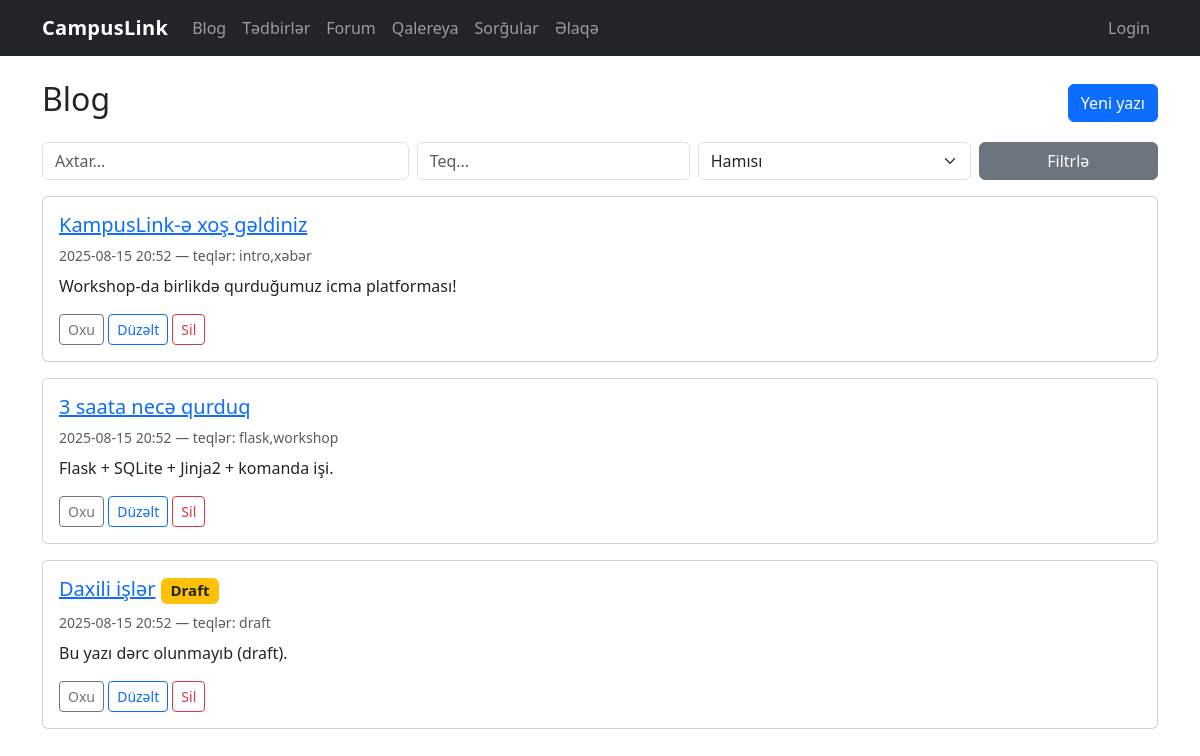
/blog/, run on an earlier commit of the app's database.
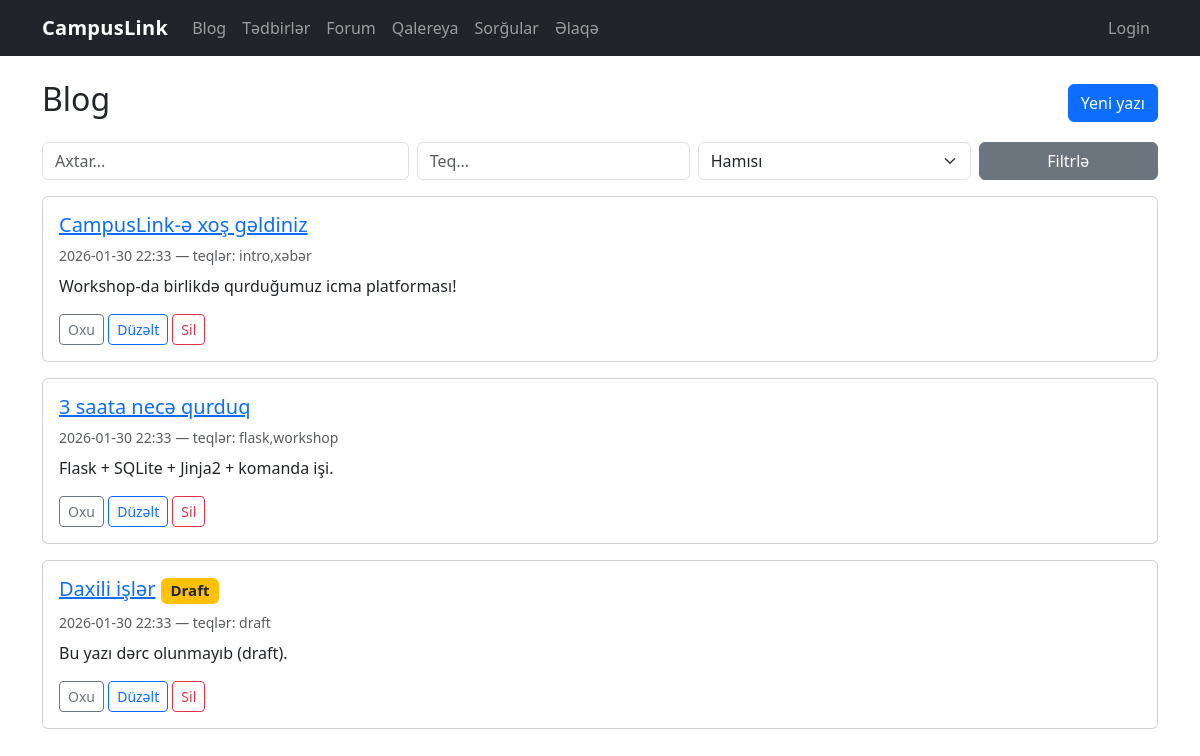
And on a later commit of the database.
### tables this page shows
CREATE TABLE blog_posts (
            id INTEGER PRIMARY KEY AUTOINCREMENT,
            title TEXT NOT NULL,
            content TEXT NOT NULL,
            tags TEXT,
            created_at TEXT NOT NULL,
            is_published INTEGER NOT NULL DEFAULT 1,
            slug TEXT UNIQUE
        );

### blog.py (the view)
@bp.route("/")
def list_posts():
    db = get_db()
    q = request.args.get("q", "").strip()
    tag = request.args.get("tag", "").strip()
    published = request.args.get("published", "").strip()
    page = int(request.args.get("page", 1))
    conditions = ["1=1"]
    params = []
    if q:
        conditions.append("(title LIKE ? OR content LIKE ?)")
        search_term = f"%{q}%"
        params.extend([search_term, search_term])
    if tag:
        conditions.append("tags LIKE ?")
        params.append(f"%{tag}%")
    if published == "1":
        conditions.append("is_published = 1")
    elif published == "0":
        conditions.append("is_published = 0")
    where_clause = " AND ".join(conditions)
    base_sql = f"SELECT * FROM blog_posts WHERE {where_clause} ORDER BY created_at DESC"
    sql_with_limit, limit, offset = paginate_query(base_sql, page, 5)
    params.extend([limit, offset])
    cursor = db.execute(sql_with_limit, params)
    posts = [dict(row) for row in cursor.fetchall()]
    return render_template("blog/list.html", posts=posts, q=q, tag=tag, published=published, page=page)

### database.py (called while the page is built)
def get_db():
    if "db" not in g:
        g.db = sqlite3.connect(DB_PATH)
        g.db.row_factory = sqlite3.Row
    return g.db

def paginate_query(base_sql: str, page: int, per_page: int):
    page = max(1, int(page or 1))
    per_page = max(1, min(100, int(per_page or 10)))
    offset = (page - 1) * per_page
    sql = f"{base_sql} LIMIT ? OFFSET ?"
    return sql, per_page, offset

### forum.py (called while the page is built, shortened)
def _current_user_display() -> str:
    role = session.get("role") or "guest"
    if role == "admin":
        return (session.get("admin_name") or session.get("user_name") or "Admin").strip() or "Admin"
    if role == "user":
        return (session.get("user_name") or "User").strip() or "User"
    return "Guest"

@bp.app_context_processor
def _inject_forum_auth():
    return {"forum_role": session.get("role") or "guest", "forum_name": _current_user_display()}

def ensure_forum_schema() -> None:
    global _schema_ready
    if _schema_ready:
        return

@bp.before_app_request
def _forum_schema_bootstrap():
    db = get_db()
    db.execute("PRAGMA foreign_keys = ON;")
    ensure_forum_schema()

### polls.py (called while the page is built)
@bp.before_app_request
def ensure_session():
    if "voter_id" not in session:
        session["voter_id"] = secrets.token_hex(8)
    return None

### templates/blog/list.html (shortened to what this page needs)
{% extends "base.html" %}
{% block content %}
<div class="d-flex justify-content-between align-items-center mb-3">
  <h2>Blog</h2>
  <a href="{{ url_for('blog.new_post') }}" class="btn btn-primary">Yeni yazı</a>
</div>
<form class="row g-2 mb-3">
  <div class="col-md-4"><input class="form-control" name="q" placeholder="Axtar..." value="{{ q or '' }}"></div>
  <div class="col-md-3"><input class="form-control" name="tag" placeholder="Teq..." value="{{ tag or '' }}"></div>
  <div class="col-md-3">
    <select name="published" class="form-select">
      <option value="">Hamısı</option>
    </select>
  </div>
  <div class="col-md-2"><button class="btn btn-secondary w-100">Filtrlə</button></div>
</form>
{% for p in posts %}
  <div class="card mb-3">
    <div class="card-body">
      <h5 class="card-title">
        <a href="{{ url_for('blog.detail', post_id=p['id']) }}">{{ p["title"] }}</a>
        {% if not p['is_published'] %}<span class="badge bg-warning text-dark">Draft</span>{% endif %}
      </h5>
      <div class="text-muted small mb-2">{{ p["created_at"] }} — teqlər: {{ p["tags"] or "—" }}</div>
      <p class="card-text">{{ p["content"][:200] }}{% if p["content"]|length > 200 %}...{% endif %}</p>
      <a class="btn btn-sm btn-outline-secondary" href="{{ url_for('blog.detail', post_id=p['id']) }}">Oxu</a>
      <a class="btn btn-sm btn-outline-primary" href="{{ url_for('blog.edit', post_id=p['id']) }}?password=admin123">Düzəlt</a>
      <a class="btn btn-sm btn-outline-danger" href="{{ url_for('blog.delete', post_id=p['id']) }}?password=admin123">Sil</a>
    </div>
  </div>
{% else %}
  <p>Heç nə tapılmadı.</p>
{% endfor %}
{% endblock %}

### templates/base.html (shortened to what this page needs)
<!doctype html>
<html lang="az">
  <head>
    <link href="https://cdn.jsdelivr.net/npm/bootstrap@5.3.3/dist/css/bootstrap.min.css" rel="stylesheet">
    <link href="{{ url_for('static', filename='style.css') }}" rel="stylesheet">
  </head>
  <body>
    <nav class="navbar navbar-expand-lg navbar-dark bg-dark">
      <div class="container">
        <a class="navbar-brand" href="{{ url_for('index') }}">CampusLink</a>
        <div id="nav" class="collapse navbar-collapse">
          <ul class="navbar-nav me-auto mb-2 mb-lg-0">
            <li class="nav-item"><a class="nav-link" href="{{ url_for('blog.list_posts') }}">Blog</a></li>
            <li class="nav-item"><a class="nav-link" href="{{ url_for('events.list_events') }}">Tədbirlər</a></li>
            <li class="nav-item"><a class="nav-link" href="{{ url_for('forum.list_topics') }}">Forum</a></li>
            <li class="nav-item"><a class="nav-link" href="{{ url_for('gallery.grid') }}">Qalereya</a></li>
            <li class="nav-item"><a class="nav-link" href="{{ url_for('polls.list_polls') }}">Sorğular</a></li>
            <li class="nav-item"><a class="nav-link" href="{{ url_for('feedback.contact') }}">Əlaqə</a></li>
          </ul>
          <ul class="navbar-nav ms-auto mb-2 mb-lg-0">
            {% set role = session.get("role") or "guest" %}
            {% if role == "guest" %}
              <li class="nav-item">
                <a class="nav-link" href="{{ url_for('forum.login', next=request.full_path) }}">Login</a>
              </li>
            {% endif %}
          </ul>
        </div>
      </div>
    </nav>
    <main class="container my-4">
      {% block content %}{% endblock %}
    </main>
  </body>
</html>

### static/style.css (style rules this page uses)
body { font-family: system-ui, -apple-system, "Segoe UI", Roboto, Ubuntu, "Helvetica Neue", Arial, "Noto Sans", "Apple Color Emoji", "Segoe UI Emoji"; }
.navbar-brand { font-weight: 700; letter-spacing: .3px; }

What changed in the data, as far as the page shows it:
changed blog_posts "Workshop-da birlikdə qurduğumuz icma platforması!": title "KampusLink-ə xoş gəldiniz" → "CampusLink-ə xoş gəldiniz"; created_at "2025-08-15 20:52" → "2026-01-30 22:33"
changed blog_posts "3 saata necə qurduq": created_at "2025-08-15 20:52" → "2026-01-30 22:33"
changed blog_posts "Daxili işlər": created_at "2025-08-15 20:52" → "2026-01-30 22:33"
